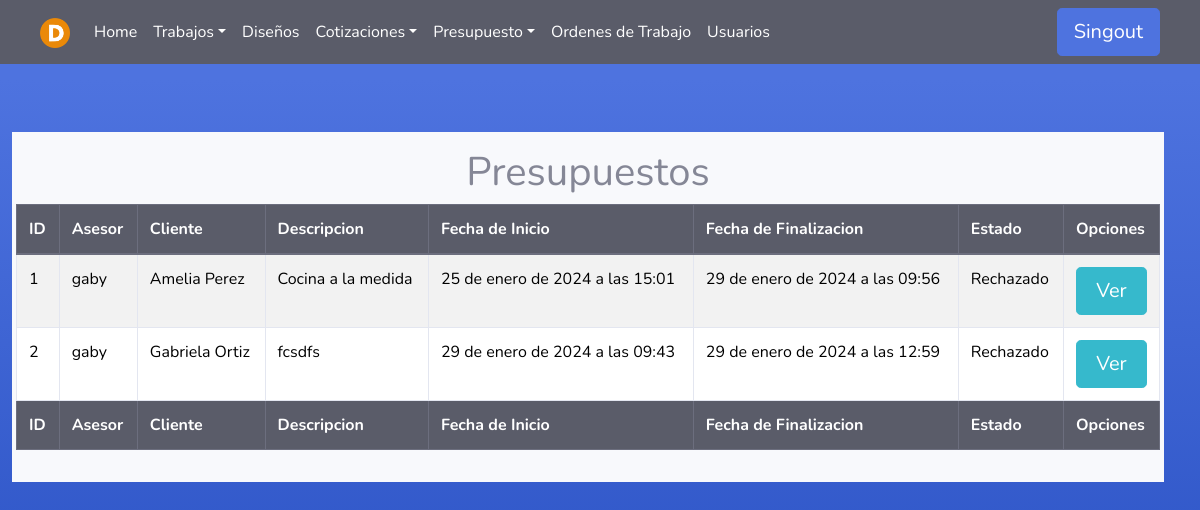
The page /Presupuesto/Finalizados/ (signed in) on the database as committed earlier.
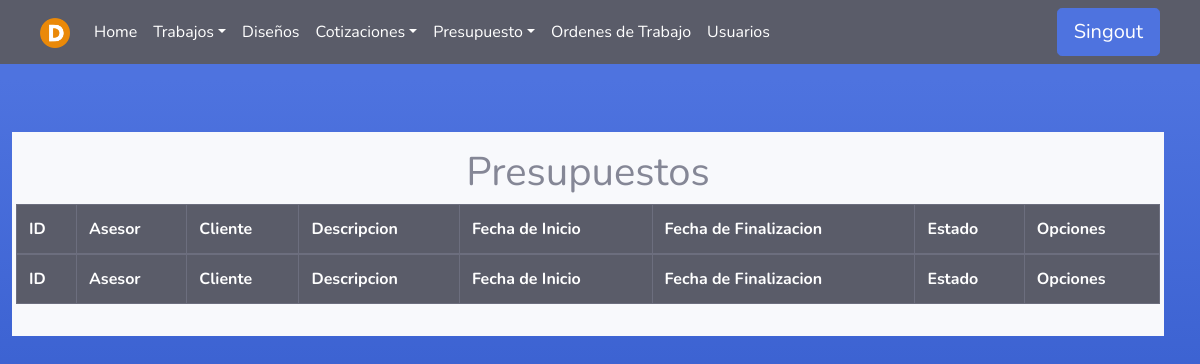
The same page on the database as committed later.
### Asesores/models.py (models this page shows)
class Presupuesto(models.Model):
    asesor = models.ForeignKey(User, on_delete=models.PROTECT, null=False, blank=False)
    fecha_inicio = models.DateTimeField(null=False, auto_now_add=True, blank=False)
    cliente = models.CharField(max_length=100, null=False, blank=False)
    descripcion = models.TextField(null=False, blank=False)
    estado=models.TextField(null=True, blank=True)
    fecha_fin = models.DateTimeField(null=True, blank=True)

### Asesores/views.py (the view)
# urls.py: path('Finalizados/', asesor_views.listadoPF , name='PresupuestoFin'),
def listadoPF(request):
    user = request.user
    if user.groups.filter(name='Asesor').exists():
        pres = Presupuesto.objects.filter(fecha_fin__isnull=False, asesor=user)
        return render(request, 'Asesor/listado_presupuesto_fin.html', {'pres': pres})
    elif (user.groups.filter(name='Administrador').exists() or user.is_superuser):
        pres = Presupuesto.objects.filter(fecha_fin__isnull=False)
        return render(request, 'Asesor/listado_presupuesto_fin.html', {'pres': pres})
    else:
        error = "No tienes permiso para acceder a esta página."
        return render(request, '404.html', {'error': error})

### Templates/Asesor/listado_presupuesto_fin.html
{% extends 'tables.html' %}
{% block botones%}
<div class="text-center">
    <h1>Presupuestos</h1>
</div>
{% endblock %}
{% load static %}
{% block head %}
<th>ID</th>
{% if user.is_superuser or  user.groups.all.0.name == "Administrador" %}
<th>Asesor</th>
{% endif %}
<th>Cliente</th>
<th>Descripcion</th>
<th>Fecha de Inicio</th>
<th>Fecha de Finalizacion</th>
<th>Estado</th>
<th>Opciones</th>
{% endblock %}
{% block tbody %}
{% for p in pres %}
<tr>
    <td>{{ p.id }}</td>
    {% if user.is_superuser or  user.groups.all.0.name == "Administrador" %}
        <td>{{ p.asesor }}</td>
    {% endif %}
    <td>{{ p.cliente }}</td>
    <td>{{ p.descripcion }}</td>
    <td>{{ p.fecha_inicio }}</td>
    <td>{{ p.fecha_fin }}</td>
    <td>{{ p.estado }}</td>
    <td>
        <div>
            <a class="btn btn btn-info btn-lg btn-block" href="#">Ver</a>
        </div>
    </td>
</tr>
{% endfor %}
 {% endblock %}
 {% block footer %}
 <th>ID</th>
 {% if user.is_superuser or  user.groups.all.0.name == "Administrador" %}
<th>Asesor</th>
{% endif %}
 <th>Cliente</th>
 <th>Descripcion</th>
 <th>Fecha de Inicio</th>
 <th>Fecha de Finalizacion</th>
 <th>Estado</th>
 <th>Opciones</th>
 {% endblock %}

Rows that differ between the two databases and show on the page:
removed Presupuesto: id "1", asesor "gaby", cliente "Amelia Perez", descripcion "Cocina a la medida", fecha_inicio "25 de enero de 2024 a las 15:01", fecha_fin "29 de enero de 2024 a las 09:56", estado "Rechazado"
removed Presupuesto: id "2", asesor "gaby", cliente "Gabriela Ortiz", descripcion "fcsdfs", fecha_inicio "29 de enero de 2024 a las 09:43", fecha_fin "29 de enero de 2024 a las 12:59", estado "Rechazado"
